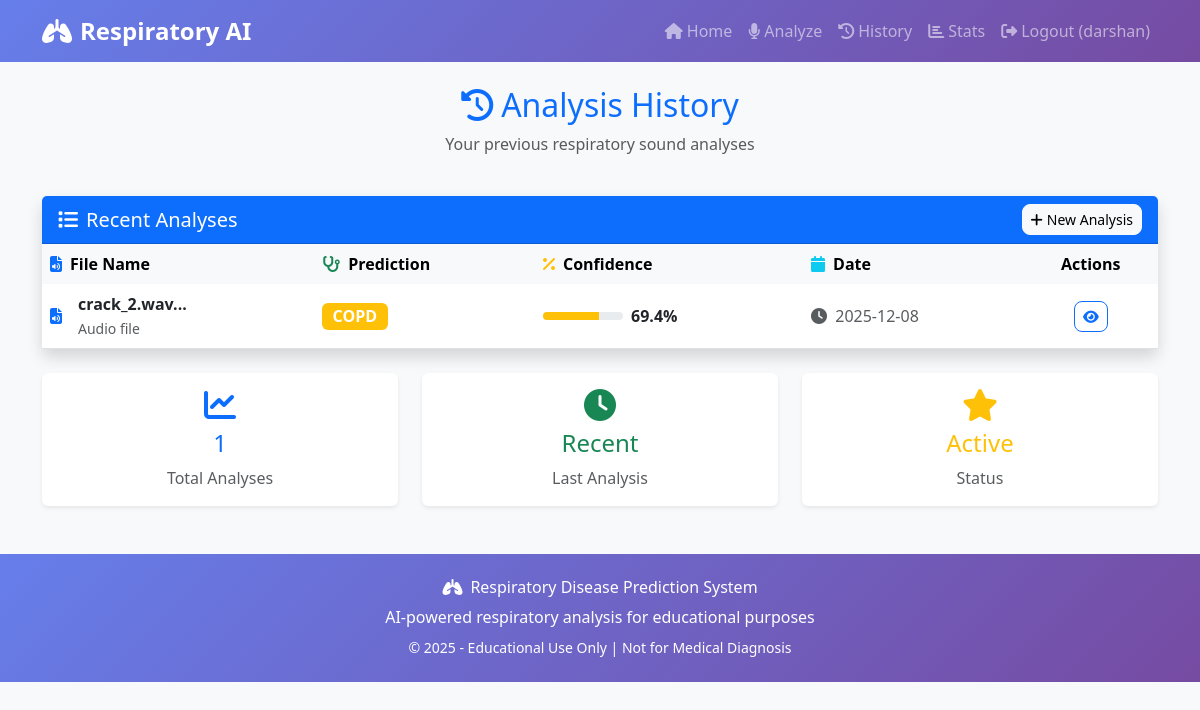
Screenshot of /history (signed in) with the database file from the repository.
### tables this page shows
CREATE TABLE predictions (
        id INTEGER PRIMARY KEY,
        user_id INTEGER,
        filename TEXT,
        prediction TEXT,
        confidence REAL,
        created_at TIMESTAMP DEFAULT CURRENT_TIMESTAMP,
        FOREIGN KEY (user_id) REFERENCES users (id)
    );

### finalised/app.py (the view)
@app.route('/history')
def history():
    if 'user_id' not in session:
        return redirect(url_for('login'))
    conn = sqlite3.connect('respiratory.db')
    cursor = conn.cursor()
    cursor.execute('SELECT filename, prediction, confidence, created_at FROM predictions WHERE user_id = ? ORDER BY created_at DESC LIMIT 20', (session['user_id'],))
    predictions = cursor.fetchall()
    conn.close()
    return render_template('history.html', predictions=predictions)

### finalised/templates/history.html (shortened to what this page needs)
{% extends "base.html" %}
{% block content %}
<div class="row">
    <div class="col-12 text-center mb-4">
        <h2 class="text-primary">
            <i class="fas fa-history me-2"></i>Analysis History
        </h2>
        <p class="text-muted">Your previous respiratory sound analyses</p>
    </div>
</div>
<div class="row">
    <div class="col-12">
        <div class="card border-0 shadow">
            <div class="card-header bg-primary text-white">
                <div class="row align-items-center">
                    <div class="col">
                        <h5 class="mb-0"><i class="fas fa-list me-2"></i>Recent Analyses</h5>
                    </div>
                    <div class="col-auto">
                        <a href="{{ url_for('upload') }}" class="btn btn-light btn-sm">
                            <i class="fas fa-plus me-1"></i>New Analysis
                        </a>
                    </div>
                </div>
            </div>
            <div class="card-body p-0">
                {% if predictions %}
                <div class="table-responsive">
                    <table class="table table-hover mb-0">
                        <thead class="table-light">
                            <tr>
                                <th class="border-0">
                                    <i class="fas fa-file-audio me-2 text-primary"></i>File Name
                                </th>
                                <th class="border-0">
                                    <i class="fas fa-stethoscope me-2 text-success"></i>Prediction
                                </th>
                                <th class="border-0">
                                    <i class="fas fa-percentage me-2 text-warning"></i>Confidence
                                </th>
                                <th class="border-0">
                                    <i class="fas fa-calendar me-2 text-info"></i>Date
                                </th>
                                <th class="border-0 text-center">Actions</th>
                            </tr>
                        </thead>
                        <tbody>
                            {% for pred in predictions %}
                            <tr>
                                <td class="align-middle">
                                    <div class="d-flex align-items-center">
                                        <i class="fas fa-file-audio me-3 text-primary"></i>
                                        <div>
                                            <div class="fw-bold">{{ pred[0][:30] }}...</div>
                                            <small class="text-muted">Audio file</small>
                                        </div>
                                    </div>
                                </td>
                                <td class="align-middle">
                                    <span class="badge fs-6 {% if pred[1] == 'Healthy' %}bg-success{% elif pred[1] == 'Pneumonia' %}bg-danger{% else %}bg-warning{% endif %}">
                                        {{ pred[1] }}
                                    </span>
                                </td>
                                <td class="align-middle">
                                    <div class="d-flex align-items-center">
                                        <div class="progress me-2" style="width: 80px; height: 8px;">
                                            <div class="progress-bar {% if pred[2] > 80 %}bg-success{% elif pred[2] > 60 %}bg-warning{% else %}bg-danger{% endif %}"
                                                 style="width: {{ pred[2] }}%"></div>
                                        </div>
                                        <span class="fw-bold">{{ "%.1f"|format(pred[2]) }}%</span>
                                    </div>
                                </td>
                                <td class="align-middle">
                                    <div class="text-muted">
                                        <i class="fas fa-clock me-1"></i>
                                        {{ pred[3][:10] }}
                                    </div>
                                </td>
                                <td class="align-middle text-center">
                                    <button class="btn btn-outline-primary btn-sm" title="View Details">
                                        <i class="fas fa-eye"></i>
                                    </button>
                                </td>
                            </tr>
                            {% endfor %}
                        </tbody>
                    </table>
                </div>
                {% endif %}
            </div>
        </div>
    </div>
</div>
{% if predictions %}
<div class="row mt-4">
    <div class="col-md-4">
        <div class="card border-0 shadow-sm text-center">
            <div class="card-body">
                <i class="fas fa-chart-line fa-2x text-primary mb-2"></i>
                <h4 class="text-primary">{{ predictions|length }}</h4>
                <p class="text-muted mb-0">Total Analyses</p>
            </div>
        </div>
    </div>
    <div class="col-md-4">
        <div class="card border-0 shadow-sm text-center">
            <div class="card-body">
                <i class="fas fa-clock fa-2x text-success mb-2"></i>
                <h4 class="text-success">Recent</h4>
                <p class="text-muted mb-0">Last Analysis</p>
            </div>
        </div>
    </div>
    <div class="col-md-4">
        <div class="card border-0 shadow-sm text-center">
            <div class="card-body">
                <i class="fas fa-star fa-2x text-warning mb-2"></i>
                <h4 class="text-warning">Active</h4>
                <p class="text-muted mb-0">Status</p>
            </div>
        </div>
    </div>
</div>
{% endif %}
{% endblock %}

### finalised/templates/base.html (style rules this page uses)
body { font-family: 'Segoe UI', Tahoma, Geneva, Verdana, sans-serif; }
.card { box-shadow: 0 2px 4px rgba(0,0,0,0.1); border: none; }
.btn { border-radius: 8px; }

### rows the page displays
predictions: filename "crack_2.wav", prediction "COPD", confidence "69.4", created_at "2025-12-08"

### other values shown
{{ session.username }} "darshan"
{{ predictions|length }} "1"
